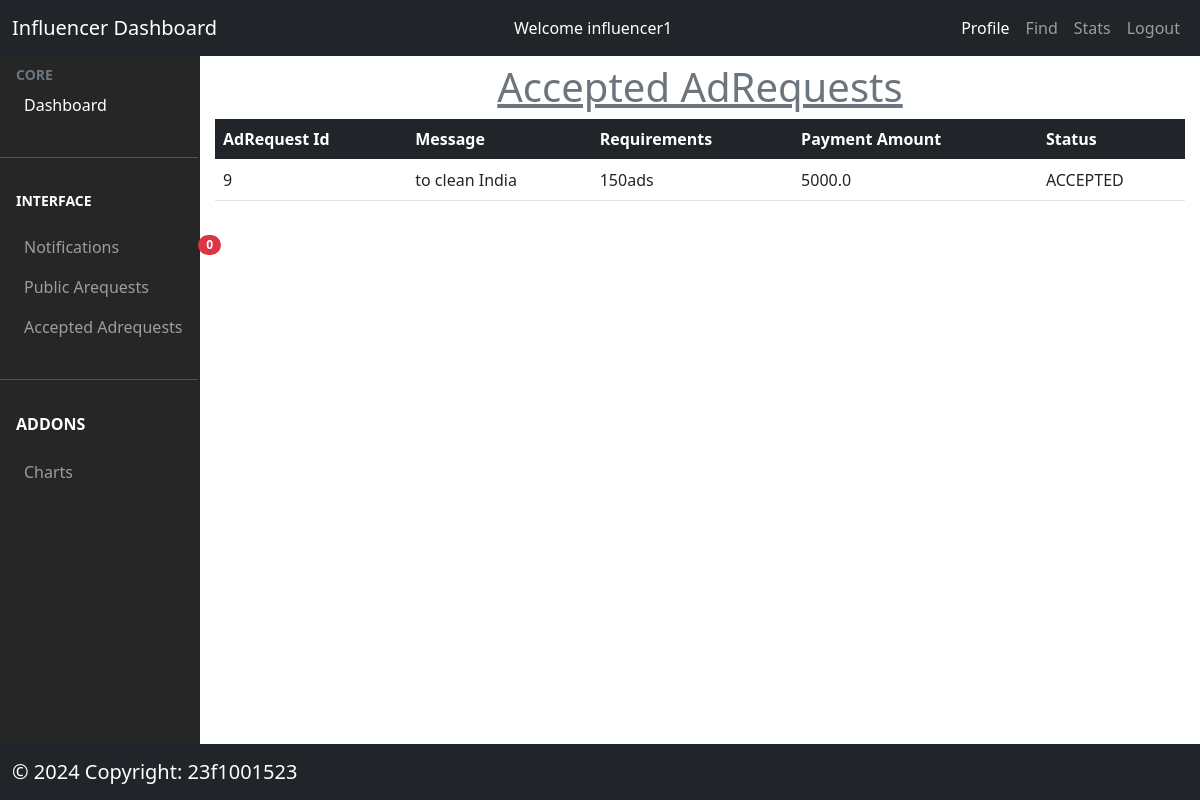
Screenshot of /private/adrequests/status (signed in) with the database file from the repository.
### models/model.py (models this page shows, shortened)
class Negotiation(db.Model):
  __tablename__ = 'negotiations'
  id=db.Column(db.Integer, autoincrement=True, primary_key=True)
  negotiation = db.Column(db.String(400))  # negotiation by influencer
  adrequest_id = db.Column(db.Integer,
                           db.ForeignKey('adrequests.adrequest_id'),
                           nullable=False)
  influencer_id = db.Column(db.Integer,
                            db.ForeignKey('influencers.influencer_id'),
                            nullable=False)

class AdRequest(db.Model):
  __tablename__ = 'adrequests'
  adrequest_id = db.Column(db.Integer, autoincrement=True, primary_key=True)
  message = db.Column(db.String(200), nullable=False)
  requirements = db.Column(db.String(200), nullable=False)
  payment_amount = db.Column(db.Float, nullable=False)
  status = db.Column(db.String(200), nullable=False)
  campaign_id = db.Column(db.String(200),
                          db.ForeignKey("campaigns.campaign_id"),
                          nullable=False)
  influencer_id = db.Column(db.String(200),
                            db.ForeignKey("influencers.influencer_id"))
  create_date = db.Column(db.DateTime, default=datetime.now(timezone.utc))
  negotiations = db.relationship('Negotiation',
                                       backref='adrequest',
                                       lazy=True)

### controllers/influencer.py (the view)
@app.route('/private/adrequests/status')
def private_adrequests_status():
  influencer_id = session['user_id']
  negotiations = Negotiation.query.filter_by(influencer_id=influencer_id).all()
  return render_template('/influencer/private_adrequest_status.html',
                         negotiations=negotiations)

### templates/influencer/private_adrequest_status.html (shortened to what this page needs)
{% extends '/influencer/influencer_dashboard.html' %}
{% block content %}
<div class="mt-1">
    {% if negotiations %}
     <h1 class='text-center text-secondary '><u>Accepted AdRequests</u></h1>
     <table class='table'>
       <thead class='bg-dark text-white'>
       <tr>
         <th>AdRequest Id</th>
         <th>Message</th>
         <th>Requirements</th>
        <th>Payment Amount</th>
         <th>Status</th>
       </tr>
       </thead>
       {% for negotiation in negotiations %}
       {% if negotiation.adrequest.campaign.visibility=='Private' and negotiation.adrequest.status=='ACCEPTED' %}
       <tr>
          <td>{{negotiation.adrequest.adrequest_id}}</td>
         <td>{{negotiation.adrequest.message}}</td>
         <td>{{negotiation.adrequest.requirements}}</td>
         <td>{{negotiation.adrequest.payment_amount}}</td>
          <td>{{negotiation.adrequest.status}}</td>
       </tr>
       {% endif %}
       {% endfor %}
     </table>
   {% else %}<h1 class='text-center text-danger mt-5'>No Notifications Yet</h1>
     {% endif %}
</div>
{% endblock %}

### rows the page displays
Negotiation: adrequest.adrequest_id "9", adrequest.message "to clean India", adrequest.requirements "150ads", adrequest.payment_amount "5000.0", adrequest.status "ACCEPTED"

### other values shown
{{ session['user_id'] }} "influencer1"
{{ adrequests|length }} "0"
